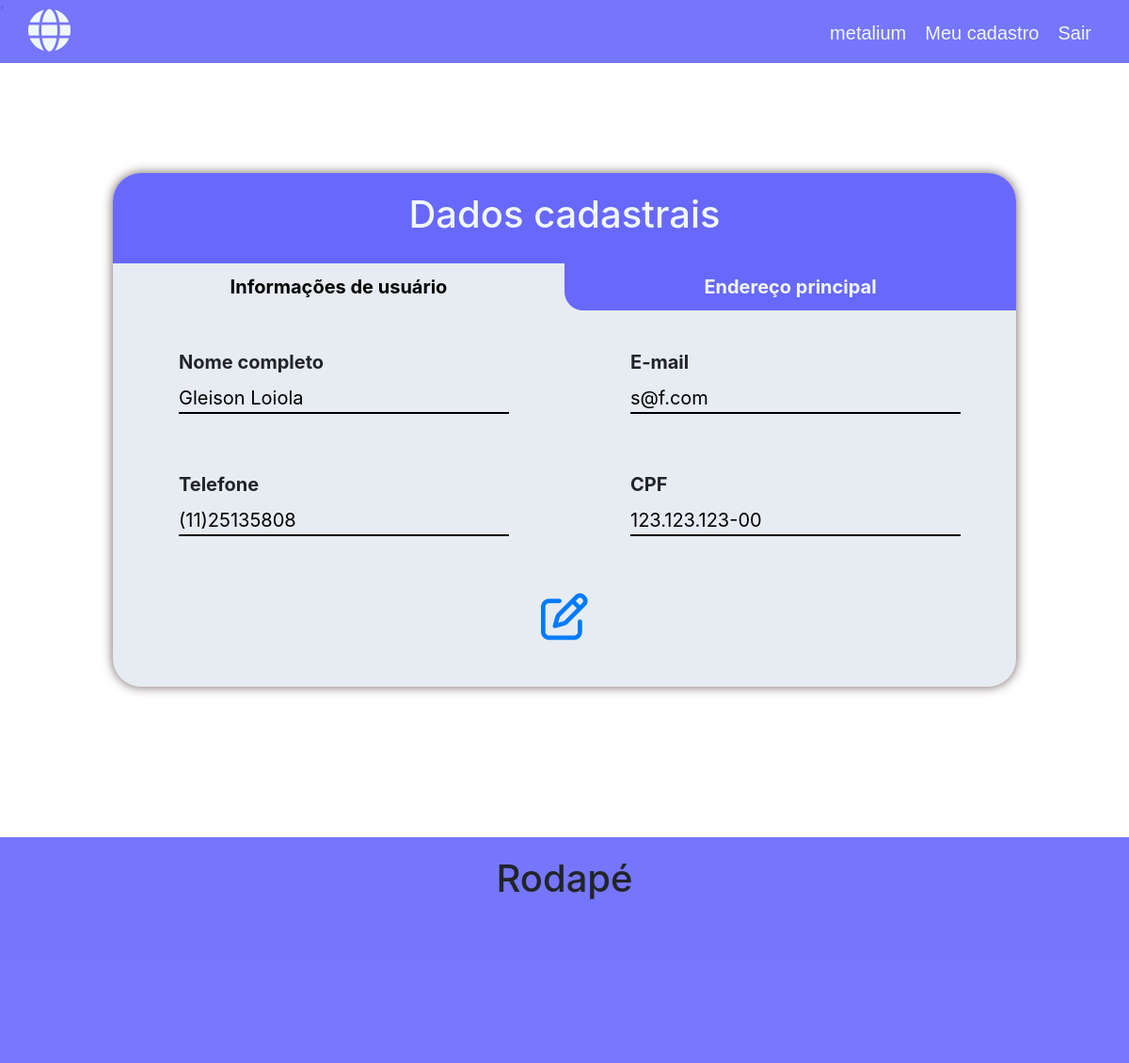
Page /my-profile/info/ (signed in) on the earlier database version.
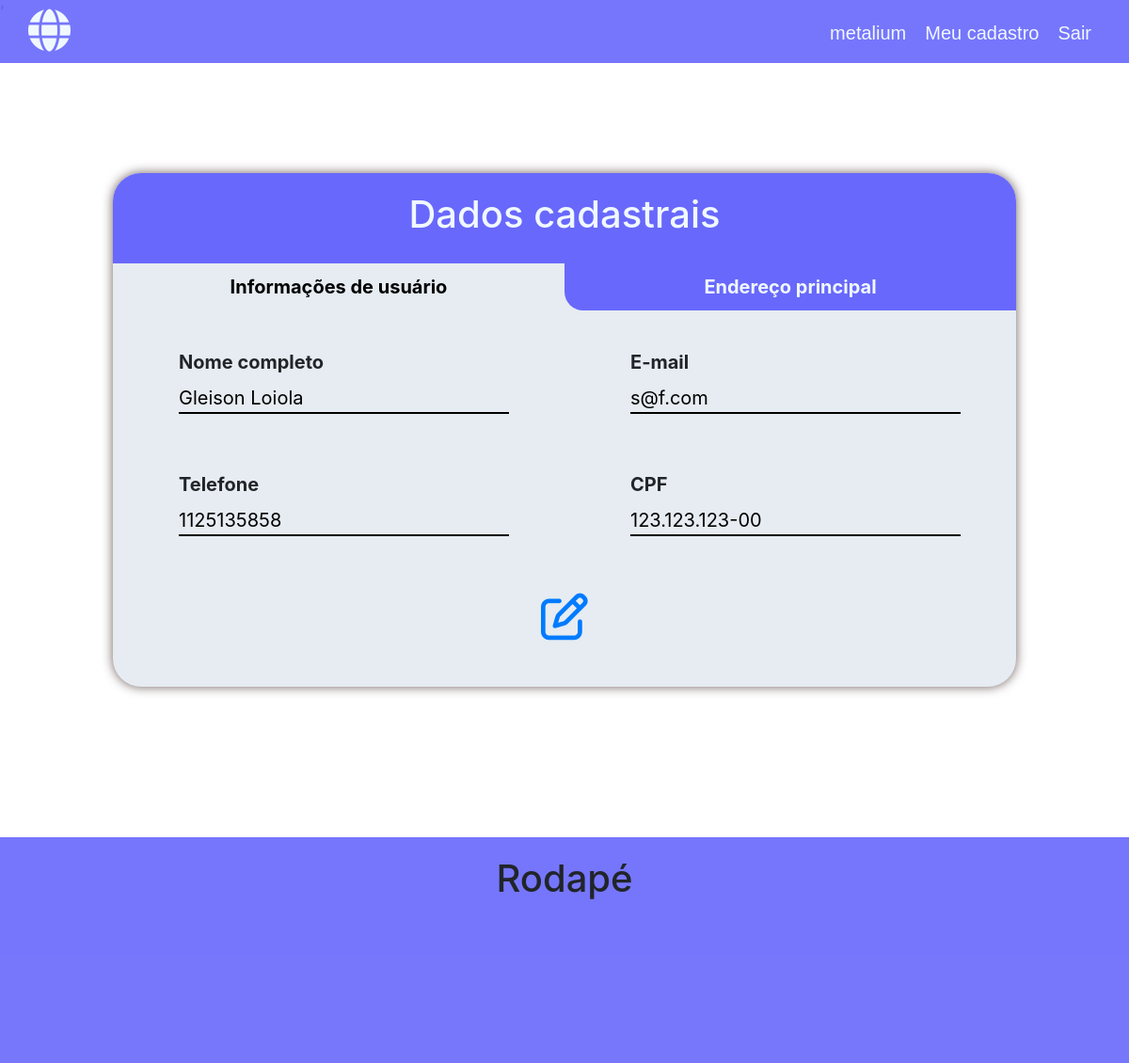
Same page on the later database version.
### login_register_user/models.py (models this page shows)
class DataUser(models.Model):
    objects = None
    user_profile = models.OneToOneField(User, on_delete=models.CASCADE, verbose_name='Usuário')
    cell_phone = models.CharField('Telefone', max_length=15, blank=True)
    cpf = models.CharField('CPF', max_length=14, unique=True)
    class Meta:
        verbose_name = 'Cadastro'

### my_profile/views.py (the view)
# urls.py: path('info/', views.my_info, name='info'),
@login_required(redirect_field_name='next', login_url='login')
def my_info(request):
    context = {
        'user_info': DataUser.objects.get(user_profile=request.user),
        'address': models.AddressUser.objects.filter(user=request.user, active=True)
    }
    return render(request, 'my_info.html', context)

### my_profile/templates/my_info.html (shortened to what this page needs)
{% extends 'base.html' %}
{% block 'content' %}
    <section class="section-user-info">
        <div class="info-container">
            <div class="title">
                <h1>Dados cadastrais</h1>
            </div>
            <div class="tabs">
                <button class="tab-button" id="tabStandard"  onclick="openTab(event, 'info')">Informações de usuário</button>
                <button class="tab-button" id="tabSecondary" onclick="openTab(event, 'address')" >Endereço principal</button>
            </div>
            <div id="info" class="content">
                <div class="info-group">
                    <div>
                        <label>Nome completo</label>
                        <input type="text" value="{{user_info.user_profile.first_name}} {{user_info.user_profile.last_name}}" readonly>
                    </div>
                    <div>
                        <label>E-mail</label>
                        <input type="email" value="{{user_info.user_profile.email}}" readonly>
                    </div>
                </div>
                <div class="info-group">
                    <div>
                        <label>Telefone</label>
                        <input type="text" value="{{ user_info.cell_phone }}" readonly>
                    </div>
                    <div>
                        <label>CPF</label>
                        <input type="text" placeholder="CPF" value="{{ user_info.cpf }}" readonly>
                    </div>
                </div>
                <div class="edit-container">
                    <a href="{% url 'edit_profile' user_info.pk %}"><i title="Editar dados" class="fa-regular fa-pen-to-square"></i></a>
                </div>
            </div>
        </div>
    </section>
{% endblock %}

Differences in the rows shown:
changed DataUser "Gleison Loiola": cell_phone "(11)25135808" → "1125135858"
